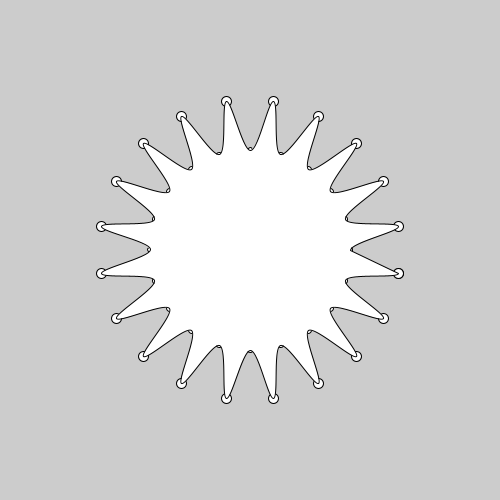
Frame 1 (no input)
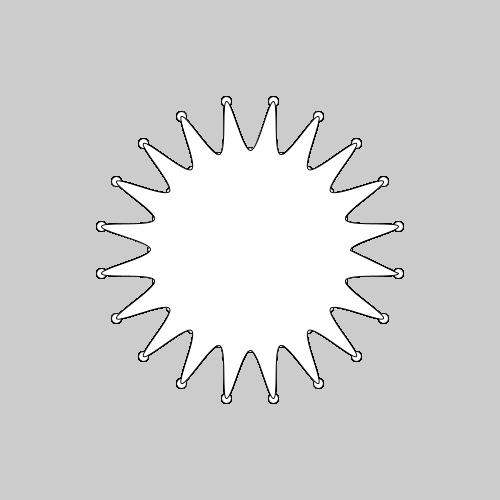
Frame 60 (the mouse pressed at the canvas centre just before this capture)
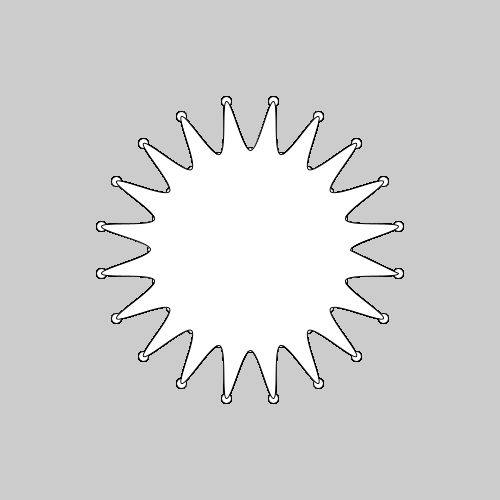
Frame 120 (the mouse held since frame 60 and released just before this capture)

The Processing sketch that drew these frames (run headless with seeded random() and noise(); from frame 60 on, the mouse is pressed at the canvas centre):

// Processing sketch: sample08_07
// ── sample08_07.pde
void setup() {
  size(500, 500);
}

void draw() {
  nGram(250, 250, 100, 150, 20);
}

void nGram(float x, float y, float radius1, float radius2, int n) {
  float angle = TWO_PI / n;
  beginShape();
  for (float step = 0; step <= TWO_PI + angle; step += angle) {
    float cv_x = x + cos(step) * radius1;
    float cv_y = y + sin(step) * radius1;
    curveVertex(cv_x, cv_y);
    ellipse(cv_x, cv_y, 5, 5);
    cv_x = x + cos(step +angle/2.0) * radius2;
    cv_y = y + sin(step + angle/2.0) * radius2;
    curveVertex(cv_x, cv_y);
    ellipse(cv_x, cv_y, 10, 10);
  }
  endShape(CLOSE);
}
